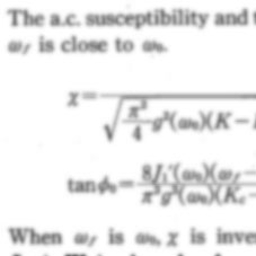
#> input picture Task7 - High pass frequency filtering/text1.jpg, 256 x 256 px
$ jupyter execute 'High pass frequency filtering.ipynb'
#> lines starting #> are read from the running program, lines starting #| are printed output that depends on the picture
# High pass frequency filtering

**Author: Uzhva Denis Romanovich**

**Lecturer: Soloviev Igor Pavlovich**

## Ideal, Butterworth, Gaussian, Laplacian filters and the amplification highpass filter
### Theory

High pass filtering is applied to increase sharp transitions on images.
In order to obtain a high-pass filter, one may subtract its low-pass version from 1.
Thus, we propose four filters (Ideal, Butterworth, Gaussian and Laplacian):
$$
\begin{equation}
    \begin{gathered}
        H(u, v) =
        \begin{cases}
            0, \textrm{at } D(u, v) \leq D_0 \\
            1, \textrm{else};
        \end{cases} \\
        H(u, v) = \frac{(D(u, v) / D_0)^{2n}}{1 + (D(u, v) / D_0)^{2n}}; \\
        H(u, v) = 1 - \exp (-D^2(u, v) / 2 D_0); \\
        H(u, v) = -4 \pi^2 D^2(u, v);
    \end{gathered}
\end{equation}
$$
where $D(u, v)$ is the distance from a center of an image and $D_0$ is a constant.

We define the amplification high-pass filter as follows:
$$
\begin{equation}
    g(x, y) = \mathfrak{F}^{-1} \{[ k_1 + k_2 H_\textrm{HP}(u, v) ]F(u, v) \},
\end{equation}
$$
where the constant $k_1$ is the overall brightness and $k_2$ stands for the contribution of the filter.

### Code

#### Fast fourier transform

[cell 1]
import numpy as np


def get_fft(img, shift=False):
    h = img.shape[0]
    w = img.shape[1]
    img = img.astype(np.complex)

    x_arr = np.arange(h)
    y_arr = np.arange(w)

    x_mat = np.repeat(x_arr.reshape((h, 1)), w, 1)
    y_mat = np.repeat(y_arr.reshape((1, w)), h, 0)

    if shift:
        exp_val = (x_mat + y_mat) * np.pi * 1j
        img = np.multiply(img, np.exp(exp_val))

    if len(img.shape) == 3:
        img = np.swapaxes(img, 0, 2)
        img_fft = np.fft.fft2(img)
    else:
        img_fft = np.fft.fft2(img)

    return img_fft

#### Inverse FFT

[cell 2]
import numpy as np


def get_ifft(img_fft, shift=False):
    h = img_fft.shape[0]
    w = img_fft.shape[1]
    img_fft = img_fft.astype(np.complex)

    u_arr = np.arange(h)
    v_arr = np.arange(w)

    u_mat = np.repeat(u_arr.reshape((h, 1)), w, 1)
    v_mat = np.repeat(v_arr.reshape((1, w)), h, 0)

    if shift:
        exp_val = (u_mat + v_mat) * np.pi * 1j
        img_fft = np.multiply(img_fft, np.exp(exp_val))

    if len(img_fft.shape) == 3:
        img_fft = np.swapaxes(img_fft, 0, 2)
        img_ifft = np.fft.ifft2(img_fft)
    else:
        img_ifft = np.fft.ifft2(img_fft)

    return img_ifft

#### Ideal high pass filter

[cell 3]
import numpy as np


def apply_ideal_HP(img_fft, d0perc=.5):
    h = img_fft.shape[0]
    w = img_fft.shape[1]

    d0 = d0perc * np.min([h, w]) / 2

    u_arr = np.arange(h)
    v_arr = np.arange(w)

    u_mat = np.repeat(u_arr.reshape((h, 1)), w, 1)
    v_mat = np.repeat(v_arr.reshape((1, w)), h, 0)

    dist_mat = np.sqrt(np.power((u_mat - h//2), 2) + np.power((v_mat - w//2), 2))

    filter_mat = np.zeros_like(dist_mat)
    filter_mat[dist_mat > d0] = 1.

    if len(img_fft.shape) == 3:
        channels = img_fft.shape[-1]
        for ch in range(channels):
            img_fft[:, :, ch] = np.multiply(img_fft[:, :, ch], filter_mat)
    else:
        img_fft = np.multiply(img_fft, filter_mat)

    return img_fft, filter_mat

#### Butterworth high pass filter

[cell 4]
import numpy as np


def apply_bw_HP(img_fft, d0perc=.5, n=1):
    h = img_fft.shape[0]
    w = img_fft.shape[1]

    d0 = d0perc * np.min([h, w]) / 2

    u_arr = np.arange(h)
    v_arr = np.arange(w)

    u_mat = np.repeat(u_arr.reshape((h, 1)), w, 1)
    v_mat = np.repeat(v_arr.reshape((1, w)), h, 0)

    dist_mat = np.sqrt(np.power((u_mat - h//2), 2) + np.power((v_mat - w//2), 2))

    filter_mat = np.full_like(dist_mat, 1.) - 1 / (1 + np.power((dist_mat / d0), 2*n))

    if len(img_fft.shape) == 3:
        channels = img_fft.shape[-1]
        for ch in range(channels):
            img_fft[:, :, ch] = np.multiply(img_fft[:, :, ch], filter_mat)
    else:
        img_fft = np.multiply(img_fft, filter_mat)

    return img_fft, filter_mat

#### Gaussian high pass filter

[cell 5]
import numpy as np


def apply_gauss_HP(img_fft, d0perc=.5):
    h = img_fft.shape[0]
    w = img_fft.shape[1]

    d0 = d0perc * np.min([h, w]) / 2

    u_arr = np.arange(h)
    v_arr = np.arange(w)

    u_mat = np.repeat(u_arr.reshape((h, 1)), w, 1)
    v_mat = np.repeat(v_arr.reshape((1, w)), h, 0)

    dist_mat = np.sqrt(np.power((u_mat - h//2), 2) + np.power((v_mat - w//2), 2))

    filter_mat = np.full_like(dist_mat, 1.) - np.exp(-np.power(dist_mat, 2) / (2 * d0 * d0))

    if len(img_fft.shape) == 3:
        channels = img_fft.shape[-1]
        for ch in range(channels):
            img_fft[:, :, ch] = np.multiply(img_fft[:, :, ch], filter_mat)
    else:
        img_fft = np.multiply(img_fft, filter_mat)

    return img_fft, filter_mat

#### Laplacian high pass filter

[cell 6]
import numpy as np


def apply_laplac_HP(img_fft):
    h = img_fft.shape[0]
    w = img_fft.shape[1]

    u_arr = np.arange(h)
    v_arr = np.arange(w)

    u_mat = np.repeat(u_arr.reshape((h, 1)), w, 1)
    v_mat = np.repeat(v_arr.reshape((1, w)), h, 0)

    dist_mat = np.sqrt(np.power((u_mat - h//2), 2) + np.power((v_mat - w//2), 2))

    filter_mat = -4 * np.pi * np.pi * np.power(dist_mat, 2)

    if len(img_fft.shape) == 3:
        channels = img_fft.shape[-1]
        for ch in range(channels):
            img_fft[:, :, ch] = np.multiply(img_fft[:, :, ch], filter_mat)
    else:
        img_fft = np.multiply(img_fft, filter_mat)

    return img_fft, filter_mat

#### Amplification high pass filter

[cell 7]
import numpy as np


def apply_amp_HP(img_fft, filter_mat, k1=1., k2=1.):
    img_fft = np.multiply((k1 + k2*filter_mat), img_fft)

    return img_fft

### Results

#### Processing + visualization

First of all, we need to load images for the further processing.

[cell 8]
import numpy as np
import matplotlib.pyplot as plt
from PIL import Image


img_1 = Image.open('./text1.jpg')
#> img_1 is the input picture: PIL image 256x256 RGB; min 116, max 255, mean 237.3
img_2 = Image.open('./text2.jpg')
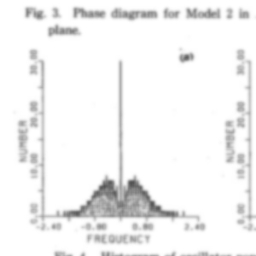
#> input picture Task7 - High pass frequency filtering/text2.jpg, 256 x 256 px
#> img_2 is the input picture: PIL image 256x256 RGB; min 82, max 255, mean 242.9

[cell 9]
# represent the images as tensors
np_1 = np.array(img_1)
np_2 = np.array(img_2)
print('Picture dimensions:')
print(np_1.shape)
#| (256, 256, 3)
print(np_2.shape)
#| (256, 256, 3)

[cell 10]
# simplify the images by summing the channels
np_1_sum = np.sum(np_1, axis=2) // 3
np_2_sum = np.sum(np_2, axis=2) // 3

Apply FFT to the images:

[cell 11]
np_1_fft = get_fft(np_1_sum, True)
np_2_fft = get_fft(np_2_sum, True)

[cell 12]
# log of abs

np_1_fft_logabs = np.log(np.abs(np_1_fft)+1)
np_2_fft_logabs = np.log(np.abs(np_2_fft)+1)
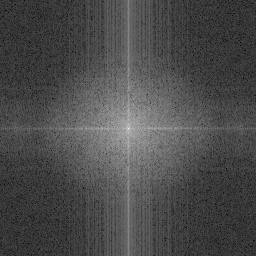
#> np_2_fft_logabs: shape (256, 256) float64; min 0.693, max 16.58, mean 5.42; drawn with min black and max white

[cell 13]
fig, axs = plt.subplots(2, 2, figsize=(15, 15), dpi=120)
axs[0, 0].imshow(np_1_sum, cmap='gray')
axs[0, 0].set_title('Original of the 1st image')
axs[0, 1].matshow(np_1_fft_logabs, cmap='gray')
axs[0, 1].set_title('Log of abs. of FFT of the 1st image')
axs[1, 0].imshow(np_2_sum, cmap='gray')
axs[1, 0].set_title('Original of the 2nd image')
axs[1, 1].matshow(np_2_fft_logabs, cmap='gray')
axs[1, 1].set_title('Log of abs. of FFT of the 2nd image')
plt.show()
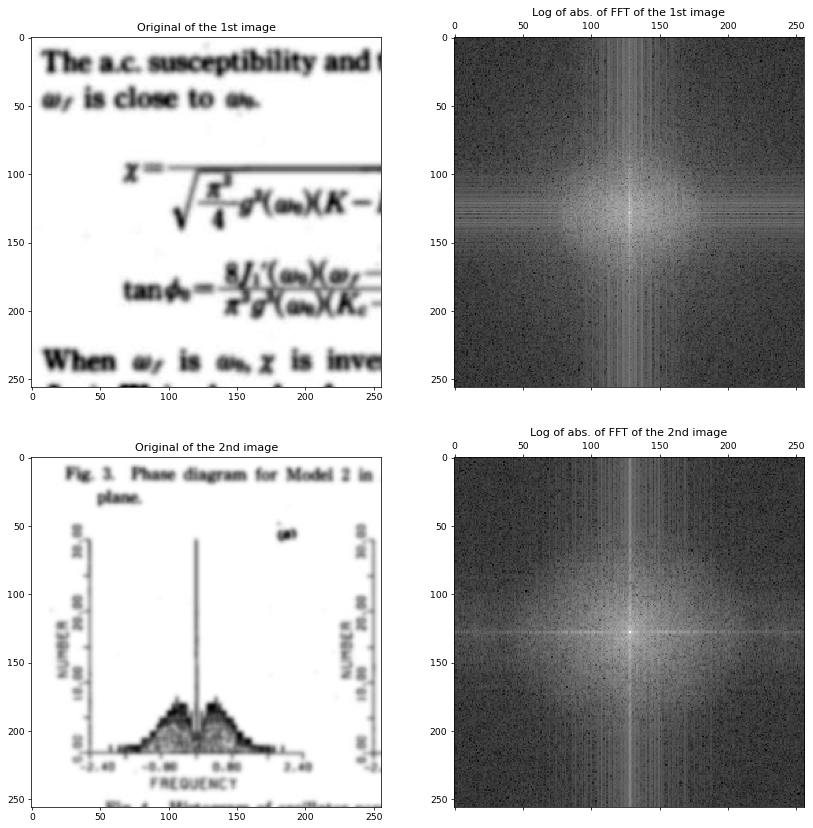
#> figure drawn by matplotlib, 4 panels

Apply the ideal filter with various $D_0$ (which we define as a percentage of image's height).

[cell 14]
np_1_id1, _ = apply_ideal_HP(np_1_fft, .01)
np_1_id2, _ = apply_ideal_HP(np_1_fft, .05)
np_1_id3, _ = apply_ideal_HP(np_1_fft, .1)

np_1_id1i = np.abs(get_ifft(np_1_id1))
np_1_id2i = np.abs(get_ifft(np_1_id2))
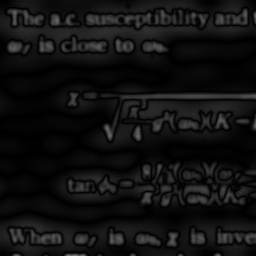
#> np_1_id2i: shape (256, 256) float64; min 0.00118, max 123.4, mean 17.2
np_1_id3i = np.abs(get_ifft(np_1_id3))

[cell 15]
fig, axs = plt.subplots(2, 2, figsize=(15, 15), dpi=120)
axs[0, 0].imshow(np_1_sum, cmap='gray')
axs[0, 0].set_title('Original of the 1st image')
axs[0, 1].imshow(np_1_id1i, cmap='gray')
axs[0, 1].set_title('Ideal highpass filter, D_0 = 1%H')
axs[1, 0].imshow(np_1_id2i, cmap='gray')
axs[1, 0].set_title('Ideal highpass filter, D_0 = 5%H')
axs[1, 1].imshow(np_1_id3i, cmap='gray')
axs[1, 1].set_title('Ideal highpass filter, D_0 = 10%H')
plt.show()

The best improvements can be seen at $D_0 \sim 5\%$.

Apply the Butterworth filter with various $D_0$ and $n$.

[cell 16]
## order 2

np_1_bw1_2, _ = apply_bw_HP(np_1_fft, .01, 2)
np_1_bw2_2, _ = apply_bw_HP(np_1_fft, .05, 2)
np_1_bw3_2, _ = apply_bw_HP(np_1_fft, .10, 2)

np_1_bw1i_2 = np.abs(get_ifft(np_1_bw1_2))
np_1_bw2i_2 = np.abs(get_ifft(np_1_bw2_2))
np_1_bw3i_2 = np.abs(get_ifft(np_1_bw3_2))

[cell 17]
fig, axs = plt.subplots(2, 2, figsize=(15, 15), dpi=120)
axs[0, 0].imshow(np_1_sum, cmap='gray')
axs[0, 0].set_title('Original of the 1st image')
axs[0, 1].imshow(np_1_bw1i_2, cmap='gray')
axs[0, 1].set_title('Butterworth highpass filter, D_0 = 1%H, n = 2')
axs[1, 0].imshow(np_1_bw2i_2, cmap='gray')
axs[1, 0].set_title('Butterworth highpass filter, D_0 = 5%H, n = 2')
axs[1, 1].imshow(np_1_bw3i_2, cmap='gray')
axs[1, 1].set_title('Butterworth highpass filter, D_0 = 10%H, n = 2')
plt.show()

Again, the best improvements can be seen at $D_0 \sim 5\%$.

[cell 18]
## order 4

np_1_bw1_4, _ = apply_bw_HP(np_1_fft, .01, 4)
np_1_bw2_4, _ = apply_bw_HP(np_1_fft, .05, 4)
np_1_bw3_4, _ = apply_bw_HP(np_1_fft, .10, 4)

np_1_bw1i_4 = np.abs(get_ifft(np_1_bw1_4))
np_1_bw2i_4 = np.abs(get_ifft(np_1_bw2_4))
np_1_bw3i_4 = np.abs(get_ifft(np_1_bw3_4))

[cell 19]
fig, axs = plt.subplots(2, 2, figsize=(15, 15), dpi=120)
axs[0, 0].imshow(np_1_sum, cmap='gray')
axs[0, 0].set_title('Original of the 1st image')
axs[0, 1].imshow(np_1_bw1i_4, cmap='gray')
axs[0, 1].set_title('Butterworth highpass filter, D_0 = 1%H, n = 4')
axs[1, 0].imshow(np_1_bw2i_4, cmap='gray')
axs[1, 0].set_title('Butterworth highpass filter, D_0 = 5%H, n = 4')
axs[1, 1].imshow(np_1_bw3i_4, cmap='gray')
axs[1, 1].set_title('Butterworth highpass filter, D_0 = 10%H, n = 4')
plt.show()

The same can be told concerning this result.

[cell 20]
np_1_gs1, np_1_gs1_fm = apply_gauss_HP(np_1_fft, .01)
#> in apply_gauss_HP, `filter_mat = np.full_like(dist_mat, 1.) - np.exp(-np.power(dist_mat, 2..`:
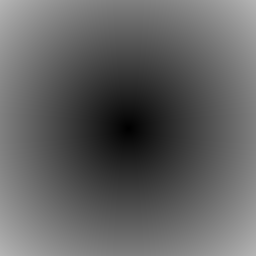
#> dist_mat: shape (256, 256) float64; min 0, max 181, mean 97.9
np_1_gs2, np_1_gs2_fm = apply_gauss_HP(np_1_fft, .05)
np_1_gs3, np_1_gs3_fm = apply_gauss_HP(np_1_fft, .10)
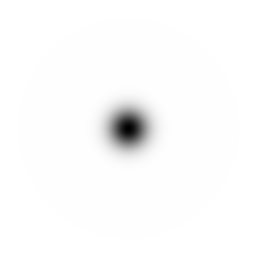
#> np_1_gs3_fm: shape (256, 256) float64; min 0, max 1, mean 0.984

np_1_gs1i = np.abs(get_ifft(np_1_gs1))
np_1_gs2i = np.abs(get_ifft(np_1_gs2))
np_1_gs3i = np.abs(get_ifft(np_1_gs3))

[cell 21]
fig, axs = plt.subplots(2, 2, figsize=(15, 15), dpi=120)
axs[0, 0].imshow(np_1_sum, cmap='gray')
axs[0, 0].set_title('Original of the 1st image')
axs[0, 1].imshow(np_1_gs1i, cmap='gray')
axs[0, 1].set_title('Gaussian highpass filter, D_0 = 1%H')
axs[1, 0].imshow(np_1_gs2i, cmap='gray')
axs[1, 0].set_title('Gaussian highpass filter, D_0 = 5%H')
axs[1, 1].imshow(np_1_gs3i, cmap='gray')
axs[1, 1].set_title('Gaussian highpass filter, D_0 = 10%H')
plt.show()

The results at $D_0 \sim 5\%$ and $D_0 \sim 10\%$ are very similar and both are superior.

[cell 22]
np_1_ll, _ = apply_laplac_HP(np_1_fft)
np_1_l1i = np.abs(get_ifft(np_1_ll))
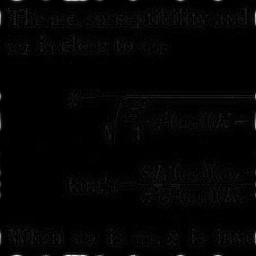
#> np_1_l1i: shape (256, 256) float64; min 0.246, max 20665949.3, mean 306201; drawn with min black and max white

[cell 23]
fig, axs = plt.subplots(1, 2, figsize=(15, 15), dpi=120)
axs[0].imshow(np_1_sum, cmap='gray')
axs[0].set_title('Original of the 1st image')
axs[1].imshow(np_1_gs1i, cmap='gray')
axs[1].set_title('Laplacian highpass filter')
plt.show()

The result is very similar to those obtained with other filters at $D_0 \sim 5\%$.

Now we try to process both of the images using the amplification highpass filter with the gaussian $H(u, v)$.

[cell 24]
_, np_2_gs1_fm = apply_gauss_HP(np_2_fft, 0.05)
_, np_2_gs2_fm = apply_gauss_HP(np_2_fft, 0.05)
_, np_2_gs3_fm = apply_gauss_HP(np_2_fft, 0.1)

np_1_hpgs1 = apply_amp_HP(np_1_fft, np_1_gs1_fm, 2, 3)
np_1_hpgs2 = apply_amp_HP(np_1_fft, np_1_gs2_fm, 2, 3)
np_1_hpgs3 = apply_amp_HP(np_1_fft, np_1_gs3_fm, 2, 3)

np_2_hpgs1 = apply_amp_HP(np_2_fft, np_2_gs1_fm, 2, 3)
np_2_hpgs2 = apply_amp_HP(np_2_fft, np_2_gs2_fm, 2, 3)
np_2_hpgs3 = apply_amp_HP(np_2_fft, np_2_gs3_fm, 2, 3)

np_1_hpgs1i = np.abs(get_ifft(np_1_hpgs1))
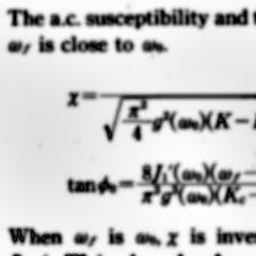
#> np_1_hpgs1i: shape (256, 256) float64; min 0.0684, max 591.2, mean 475.1; drawn with min black and max white
np_1_hpgs2i = np.abs(get_ifft(np_1_hpgs2))
np_1_hpgs3i = np.abs(get_ifft(np_1_hpgs3))
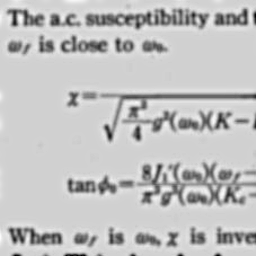
#> np_1_hpgs3i: shape (256, 256) float64; min 4.7, max 621.7, mean 474.7; drawn with min black and max white

np_2_hpgs1i = np.abs(get_ifft(np_2_hpgs1))
np_2_hpgs2i = np.abs(get_ifft(np_2_hpgs2))
np_2_hpgs3i = np.abs(get_ifft(np_2_hpgs3))
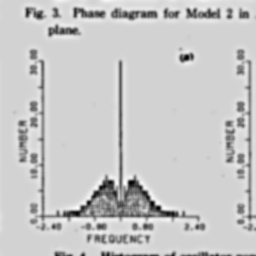
#> np_2_hpgs3i: shape (256, 256) float64; min 0.107, max 619, mean 485.7; drawn with min black and max white

[cell 25]
fig, axs = plt.subplots(2, 2, figsize=(15, 15), dpi=120)

axs[0, 0].imshow(np_1_sum, cmap='gray')
axs[0, 0].set_title('Original of the 1st image')
axs[0, 1].imshow(np_1_hpgs1i, cmap='gray')
axs[0, 1].set_title('Amplification highpass filter (Gaussian, D_0 = 1%H)')
axs[1, 0].imshow(np_1_hpgs2i, cmap='gray')
axs[1, 0].set_title('Amplification highpass filter (Gaussian, D_0 = 5%H)')
axs[1, 1].imshow(np_1_hpgs3i, cmap='gray')
axs[1, 1].set_title('Amplification highpass filter (Gaussian, D_0 = 10%H)')
plt.show()

[cell 26]
fig, axs = plt.subplots(2, 2, figsize=(15, 15), dpi=120)

axs[0, 0].imshow(np_2_sum, cmap='gray')
axs[0, 0].set_title('Original of the 2nd image')
axs[0, 1].imshow(np_2_hpgs1i, cmap='gray')
axs[0, 1].set_title('Amplification highpass filter (Gaussian, D_0 = 1%H)')
axs[1, 0].imshow(np_2_hpgs2i, cmap='gray')
axs[1, 0].set_title('Amplification highpass filter (Gaussian, D_0 = 5%H)')
axs[1, 1].imshow(np_2_hpgs3i, cmap='gray')
axs[1, 1].set_title('Amplification highpass filter (Gaussian, D_0 = 10%H)')
plt.show()
